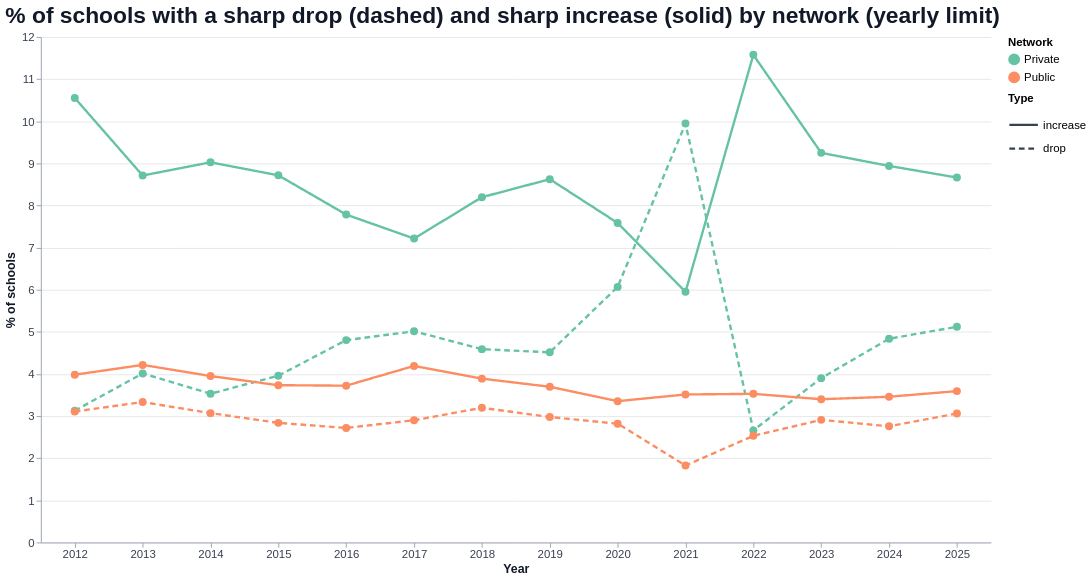
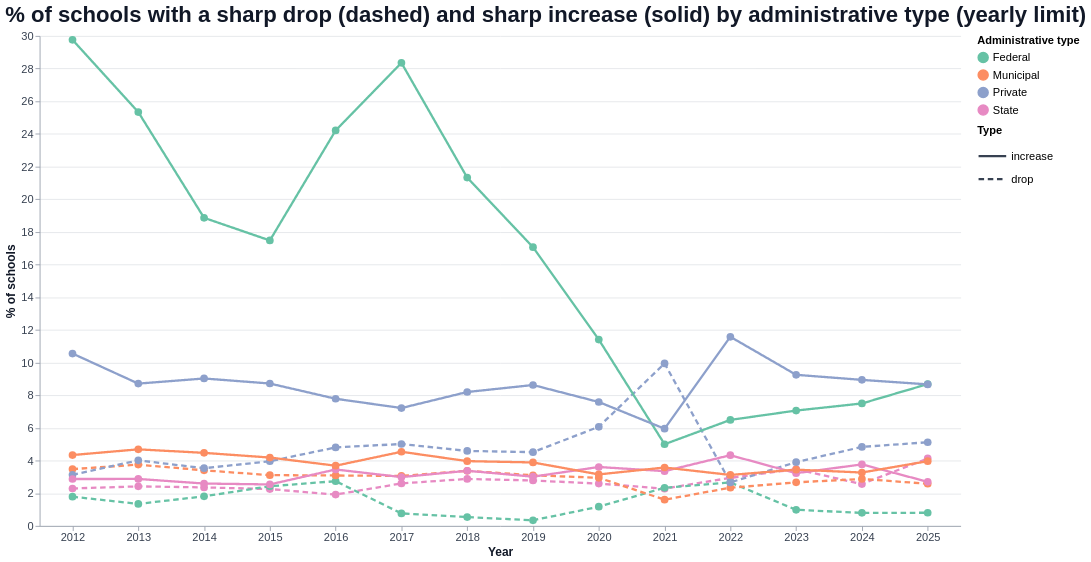
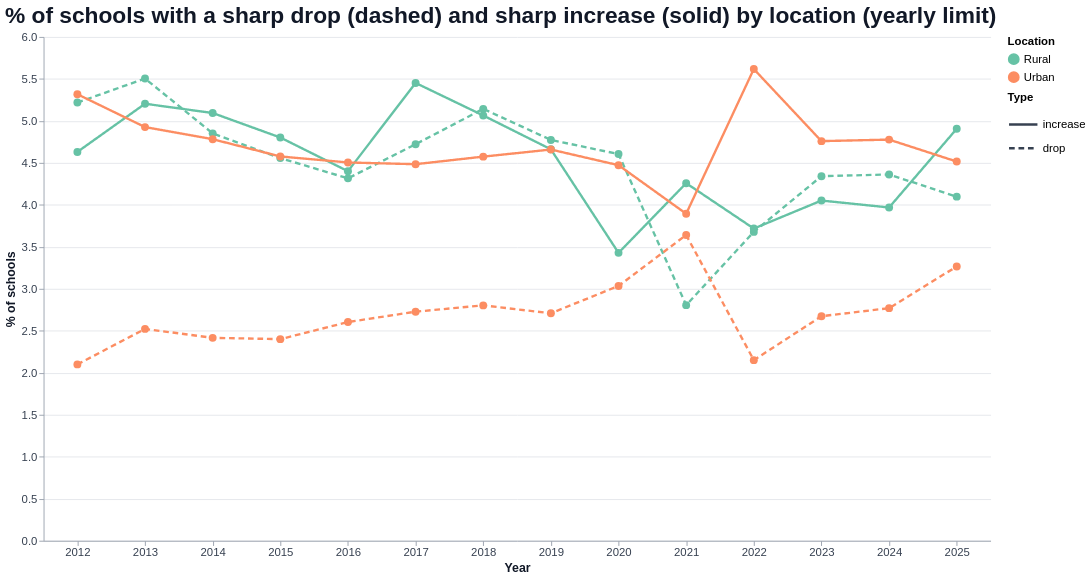
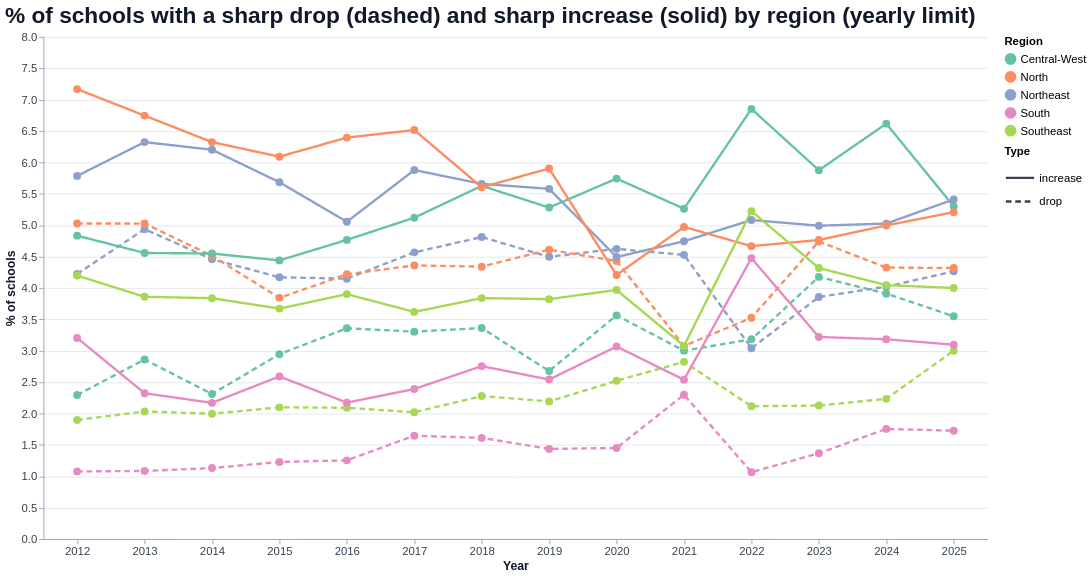

Notebook source saved alongside these figures, in order:
### Markdown cell above
## Etapa 6 — Cruzamento com rede, localização, região, UF e modalidade

Usa a flag escolhida em `LIMITE_PARA_CRUZAMENTO`. Sempre compara **proporção** dentro de cada categoria (não contagem).

### Code cell
FLAG = f"{PREFIXO}_{LIMITE_PARA_CRUZAMENTO}"
print("Flag usada nos cruzamentos:", FLAG, "->", ROTULO)


def proporcao_por(d, dim, flag):
    t = d.groupby(["ANO", dim]).agg(N=(flag, "size"), QUEDAS=(flag, "sum")).reset_index()
    t["PCT_QUEDA"] = t["QUEDAS"] / t["N"] * 100
    return t[t["N"] >= N_MIN_CATEGORIA]


def grafico_proporcao(t, dim):
    n_cat = t[dim].nunique()
    tip = ["ANO:O", f"{dim}:N", "N:Q", "QUEDAS:Q", alt.Tooltip("PCT_QUEDA:Q", format=".2f")]
    if n_cat <= 8:
        g = alt.Chart(t).mark_line(point=alt.OverlayMarkDef(size=70, filled=True), strokeWidth=2.5).encode(
            x=alt.X("ANO:O", title="Ano"), y=alt.Y("PCT_QUEDA:Q", title=f"% com {ROTULO}"),
            color=alt.Color(f"{dim}:N"), tooltip=tip).properties(width=LARGURA_GRAFICO, height=int(ALTURA_GRAFICO * 0.7))
    else:   # muitas categorias (ex.: UF) -> mapa de calor
        g = alt.Chart(t).mark_rect().encode(
            x=alt.X("ANO:O", title="Ano"), y=alt.Y(f"{dim}:N", title=dim),
            color=alt.Color("PCT_QUEDA:Q", scale=alt.Scale(scheme="orangered"), title="% marcadas"),
            tooltip=tip).properties(width=LARGURA_GRAFICO, height=max(300, 20 * n_cat))
    return estilizar(g.properties(title=f"% de escolas com {ROTULO} por {dim} (limite {LIMITE_PARA_CRUZAMENTO.lower()})"))


def proporcao_por_tipo(d, dim, modo):
    """% de escolas com QUEDA e com AUMENTO brusco, separados, por ano e categoria de `dim`."""
    partes = []
    for tipo, rotulo in (("QUEDA", "queda"), ("AUMENTO", "aumento")):
        col = f"{tipo}_{modo}"
        t = d.groupby(["ANO", dim]).agg(N=(col, "size"), MARCADAS=(col, "sum")).reset_index()
        t["PCT"] = t["MARCADAS"] / t["N"] * 100
        t["tipo"] = rotulo
        partes.append(t)
    t = pd.concat(partes, ignore_index=True)
    return t[t["N"] >= N_MIN_CATEGORIA]


def grafico_proporcao_tipos(t, dim):
    """Uma linha por categoria e tipo: cor = categoria; contínua = aumento, tracejada = queda."""
    tip = ["ANO:O", f"{dim}:N", "tipo:N", "N:Q", "MARCADAS:Q", alt.Tooltip("PCT:Q", format=".2f", title="% marcadas")]
    g = alt.Chart(t).mark_line(point=alt.OverlayMarkDef(size=70, filled=True), strokeWidth=2.5).encode(
        x=alt.X("ANO:O", title="Ano", axis=alt.Axis(labelAngle=0)),
        y=alt.Y("PCT:Q", title="% de escolas"),
        color=alt.Color(f"{dim}:N", title=dim),
        strokeDash=alt.StrokeDash("tipo:N", title="Tipo",
                                  scale=alt.Scale(domain=["aumento", "queda"], range=[[1, 0], [6, 4]]),
                                  legend=alt.Legend(symbolType="stroke", symbolStrokeColor="#374151", symbolStrokeWidth=2.5,
                                                     symbolSize=900, symbolFillColor="transparent")),
        tooltip=tip,
    ).properties(width=LARGURA_GRAFICO, height=int(ALTURA_GRAFICO * 0.7))
    return estilizar(g.properties(
        title=f"% de escolas com queda (tracejada) e aumento (contínua) brusco por {dim} "
              f"(limite {LIMITE_PARA_CRUZAMENTO.lower()})"))


def relatar_cruzamentos(d):
    for dim in DIMS:
        # DIRECAO = "ambos": queda e aumento em linhas separadas (só para dimensões com poucas categorias;
        # dimensões com muitas categorias, como UF, continuam em mapa de calor com a marcação combinada).
        if DIRECAO == "ambos" and d[dim].nunique() <= 8:
            t = proporcao_por_tipo(d, dim, LIMITE_PARA_CRUZAMENTO)
            if t.empty:
                mostrar_texto(f"[{dim}] nenhuma categoria com pelo menos {N_MIN_CATEGORIA} escolas/ano.", nivel="aviso")
                continue
            mostrar(grafico_proporcao_tipos(t, dim), f"% de escolas com queda e com aumento brusco por {dim}")
            continue
        t = proporcao_por(d, dim, FLAG)
        if t.empty:
            mostrar_texto(f"[{dim}] nenhuma categoria com pelo menos {N_MIN_CATEGORIA} escolas/ano.", nivel="aviso")
            continue
        mostrar(grafico_proporcao(t, dim), f"% de escolas com {ROTULO} por {dim}")


secao("Etapa 6 — Cruzamentos")
relatar_cruzamentos(dados)

### Figure 1 — Vega-Lite specification as saved in the notebook (floating-point values rounded to 4 significant figures)
{"config": {"view": {"continuousWidth": 300, "continuousHeight": 300, "stroke": null}, "axis": {"domainColor": "#9CA3AF", "gridColor": "#E5E7EB", "labelColor": "#374151", "labelFontSize": 12, "tickColor": "#9CA3AF", "titleColor": "#111827", "titleFontSize": 13}, "legend": {"labelFontSize": 12, "labelLimit": 400, "symbolSize": 120, "titleFontSize": 12}, "range": {"category": {"scheme": "set2"}}, "title": {"anchor": "start", "color": "#111827", "fontSize": 24, "subtitleColor": "#6B7280", "subtitleFontSize": 14}}, "data": {"name": "data-4baabe1fd6b978600831f219b57f75db"}, "mark": {"type": "line", "point": {"filled": true, "size": 70}, "strokeWidth": 2.5}, "datasets": {"data-4baabe1fd6b978600831f219b57f75db": [{"ANO": 2012, "REDE": "Private", "N": 18894, "MARCADAS": 591, "PCT": 3.128, "tipo": "drop"}, {"ANO": 2012, "REDE": "Public", "N": 92770, "MARCADAS": 2884, "PCT": 3.109, "tipo": "drop"}, {"ANO": 2013, "REDE": "Private", "N": 19686, "MARCADAS": 790, "PCT": 4.013, "tipo": "drop"}, {"ANO": 2013, "REDE": "Public", "N": 91283, "MARCADAS": 3043, "PCT": 3.334, "tipo": "drop"}, {"ANO": 2014, "REDE": "Private", "N": 20075, "MARCADAS": 709, "PCT": 3.532, "tipo": "drop"}, {"ANO": 2014, "REDE": "Public", "N": 90084, "MARCADAS": 2766, "PCT": 3.07, "tipo": "drop"}, {"ANO": 2015, "REDE": "Private", "N": 19984, "MARCADAS": 791, "PCT": 3.958, "tipo": "drop"}, {"ANO": 2015, "REDE": "Public", "N": 89427, "MARCADAS": 2539, "PCT": 2.839, "tipo": "drop"}, {"ANO": 2016, "REDE": "Private", "N": 20129, "MARCADAS": 967, "PCT": 4.804, "tipo": "drop"}, {"ANO": 2016, "REDE": "Public", "N": 88646, "MARCADAS": 2410, "PCT": 2.719, "tipo": "drop"}, {"ANO": 2017, "REDE": "Private", "N": 20441, "MARCADAS": 1025, "PCT": 5.014, "tipo": "drop"}, {"ANO": 2017, "REDE": "Public", "N": 87849, "MARCADAS": 2549, "PCT": 2.902, "tipo": "drop"}, {"ANO": 2018, "REDE": "Private", "N": 20568, "MARCADAS": 944, "PCT": 4.59, "tipo": "drop"}, {"ANO": 2018, "REDE": "Public", "N": 87077, "MARCADAS": 2784, "PCT": 3.197, "tipo": "drop"}, {"ANO": 2019, "REDE": "Private", "N": 20892, "MARCADAS": 943, "PCT": 4.514, "tipo": "drop"}, {"ANO": 2019, "REDE": "Public", "N": 86049, "MARCADAS": 2563, "PCT": 2.979, "tipo": "drop"}, {"ANO": 2020, "REDE": "Private", "N": 20946, "MARCADAS": 1271, "PCT": 6.068, "tipo": "drop"}, {"ANO": 2020, "REDE": "Public", "N": 85252, "MARCADAS": 2404, "PCT": 2.82, "tipo": "drop"}, {"ANO": 2021, "REDE": "Private", "N": 20602, "MARCADAS": 2049, "PCT": 9.946, "tipo": "drop"}, {"ANO": 2021, "REDE": "Public", "N": 84470, "MARCADAS": 1542, "PCT": 1.826, "tipo": "drop"}, {"ANO": 2022, "REDE": "Private", "N": 20591, "MARCADAS": 548, "PCT": 2.661, "tipo": "drop"}, {"ANO": 2022, "REDE": "Public", "N": 84086, "MARCADAS": 2129, "PCT": 2.532, "tipo": "drop"}, {"ANO": 2023, "REDE": "Private", "N": 20940, "MARCADAS": 817, "PCT": 3.902, "tipo": "drop"}, {"ANO": 2023, "REDE": "Public", "N": 83425, "MARCADAS": 2428, "PCT": 2.91, "tipo": "drop"}, {"ANO": 2024, "REDE": "Private", "N": 21050, "MARCADAS": 1018, "PCT": 4.836, "tipo": "drop"}, {"ANO": 2024, "REDE": "Public", "N": 82878, "MARCADAS": 2286, "PCT": 2.758, "tipo": "drop"}, {"ANO": 2025, "REDE": "Private", "N": 20834, "MARCADAS": 1067, "PCT": 5.121, "tipo": "drop"}, {"ANO": 2025, "REDE": "Public", "N": 82548, "MARCADAS": 2528, "PCT": 3.062, "tipo": "drop"}, {"ANO": 2012, "REDE": "Private", "N": 18894, "MARCADAS": 1994, "PCT": 10.55, "tipo": "increase"}, {"ANO": 2012, "REDE": "Public", "N": 92770, "MARCADAS": 3695, "PCT": 3.983, "tipo": "increase"}, {"ANO": 2013, "REDE": "Private", "N": 19686, "MARCADAS": 1715, "PCT": 8.712, "tipo": "increase"}, {"ANO": 2013, "REDE": "Public", "N": 91283, "MARCADAS": 3848, "PCT": 4.215, "tipo": "increase"}, {"ANO": 2014, "REDE": "Private", "N": 20075, "MARCADAS": 1812, "PCT": 9.026, "tipo": "increase"}, {"ANO": 2014, "REDE": "Public", "N": 90084, "MARCADAS": 3560, "PCT": 3.952, "tipo": "increase"}, {"ANO": 2015, "REDE": "Private", "N": 19984, "MARCADAS": 1742, "PCT": 8.717, "tipo": "increase"}, {"ANO": 2015, "REDE": "Public", "N": 89427, "MARCADAS": 3339, "PCT": 3.734, "tipo": "increase"}, {"ANO": 2016, "REDE": "Private", "N": 20129, "MARCADAS": 1567, "PCT": 7.785, "tipo": "increase"}, {"ANO": 2016, "REDE": "Public", "N": 88646, "MARCADAS": 3300, "PCT": 3.723, "tipo": "increase"}, {"ANO": 2017, "REDE": "Private", "N": 20441, "MARCADAS": 1475, "PCT": 7.216, "tipo": "increase"}, {"ANO": 2017, "REDE": "Public", "N": 87849, "MARCADAS": 3682, "PCT": 4.191, "tipo": "increase"}, {"ANO": 2018, "REDE": "Private", "N": 20568, "MARCADAS": 1686, "PCT": 8.197, "tipo": "increase"}, {"ANO": 2018, "REDE": "Public", "N": 87077, "MARCADAS": 3387, "PCT": 3.89, "tipo": "increase"}, {"ANO": 2019, "REDE": "Private", "N": 20892, "MARCADAS": 1802, "PCT": 8.625, "tipo": "increase"}, {"ANO": 2019, "REDE": "Public", "N": 86049, "MARCADAS": 3181, "PCT": 3.697, "tipo": "increase"}, {"ANO": 2020, "REDE": "Private", "N": 20946, "MARCADAS": 1589, "PCT": 7.586, "tipo": "increase"}, {"ANO": 2020, "REDE": "Public", "N": 85252, "MARCADAS": 2860, "PCT": 3.355, "tipo": "increase"}, {"ANO": 2021, "REDE": "Private", "N": 20602, "MARCADAS": 1226, "PCT": 5.951, "tipo": "increase"}, {"ANO": 2021, "REDE": "Public", "N": 84470, "MARCADAS": 2968, "PCT": 3.514, "tipo": "increase"}, {"ANO": 2022, "REDE": "Private", "N": 20591, "MARCADAS": 2384, "PCT": 11.58, "tipo": "increase"}, {"ANO": 2022, "REDE": "Public", "N": 84086, "MARCADAS": 2967, "PCT": 3.529, "tipo": "increase"}, {"ANO": 2023, "REDE": "Private", "N": 20940, "MARCADAS": 1937, "PCT": 9.25, "tipo": "increase"}, {"ANO": 2023, "REDE": "Public", "N": 83425, "MARCADAS": 2837, "PCT": 3.401, "tipo": "increase"}, {"ANO": 2024, "REDE": "Private", "N": 21050, "MARCADAS": 1882, "PCT": 8.941, "tipo": "increase"}, {"ANO": 2024, "REDE": "Public", "N": 82878, "MARCADAS": 2867, "PCT": 3.459, "tipo": "increase"}, {"ANO": 2025, "REDE": "Private", "N": 20834, "MARCADAS": 1805, "PCT": 8.664, "tipo": "increase"}, {"ANO": 2025, "REDE": "Public", "N": 82548, "MARCADAS": 2966, "PCT": 3.593, "tipo": "increase"}]}, "encoding": {"color": {"field": "REDE", "title": "Network", "type": "nominal"}, "strokeDash": {"field": "tipo", "legend": {"symbolFillColor": "transparent", "symbolSize": 900, "symbolStrokeColor": "#374151", "symbolStrokeWidth": 2.5, "symbolType": "stroke"}, "scale": {"domain": ["increase", "drop"], "range": [[1, 0], [6, 4]]}, "title": "Type", "type": "nominal"}, "tooltip": [{"field": "ANO", "title": "Year", "type": "ordinal"}, {"field": "REDE", "title": "Network", "type": "nominal"}, {"field": "tipo", "title": "Type", "type": "nominal"}, {"field": "N", "title": "Schools", "type": "quantitative"}, {"field": "MARCADAS", "title": "Flagged schools", "type": "quantitative"}, {"field": "PCT", "format": ".2f", "title": "% flagged", "type": "quantitative"}], "x": {"axis": {"labelAngle": 0}, "field": "ANO", "title": "Year", "type": "ordinal"}, "y": {"field": "PCT", "title": "% of schools", "type": "quantitative"}}, "height": 532, "title": "% of schools with a sharp drop (dashed) and sharp increase (solid) by network (yearly limit)", "width": 1000, "$schema": "https://vega.github.io/schema/vega-lite/v6.4.1.json"}

### Figure 2 — Vega-Lite specification as saved in the notebook (floating-point values rounded to 4 significant figures)
{"config": {"view": {"continuousWidth": 300, "continuousHeight": 300, "stroke": null}, "axis": {"domainColor": "#9CA3AF", "gridColor": "#E5E7EB", "labelColor": "#374151", "labelFontSize": 12, "tickColor": "#9CA3AF", "titleColor": "#111827", "titleFontSize": 13}, "legend": {"labelFontSize": 12, "labelLimit": 400, "symbolSize": 120, "titleFontSize": 12}, "range": {"category": {"scheme": "set2"}}, "title": {"anchor": "start", "color": "#111827", "fontSize": 24, "subtitleColor": "#6B7280", "subtitleFontSize": 14}}, "data": {"name": "data-710f5b8becebfc70bbf59661008ffc2b"}, "mark": {"type": "line", "point": {"filled": true, "size": 70}, "strokeWidth": 2.5}, "datasets": {"data-710f5b8becebfc70bbf59661008ffc2b": [{"ANO": 2012, "DEP_ADM": "State", "N": 28255, "MARCADAS": 647, "PCT": 2.29, "tipo": "drop"}, {"ANO": 2012, "DEP_ADM": "Federal", "N": 336, "MARCADAS": 6, "PCT": 1.786, "tipo": "drop"}, {"ANO": 2012, "DEP_ADM": "Municipal", "N": 64179, "MARCADAS": 2231, "PCT": 3.476, "tipo": "drop"}, {"ANO": 2012, "DEP_ADM": "Private", "N": 18894, "MARCADAS": 591, "PCT": 3.128, "tipo": "drop"}, {"ANO": 2013, "DEP_ADM": "State", "N": 27976, "MARCADAS": 677, "PCT": 2.42, "tipo": "drop"}, {"ANO": 2013, "DEP_ADM": "Federal", "N": 371, "MARCADAS": 5, "PCT": 1.348, "tipo": "drop"}, {"ANO": 2013, "DEP_ADM": "Municipal", "N": 62936, "MARCADAS": 2361, "PCT": 3.751, "tipo": "drop"}, {"ANO": 2013, "DEP_ADM": "Private", "N": 19686, "MARCADAS": 790, "PCT": 4.013, "tipo": "drop"}, {"ANO": 2014, "DEP_ADM": "State", "N": 27881, "MARCADAS": 657, "PCT": 2.356, "tipo": "drop"}, {"ANO": 2014, "DEP_ADM": "Federal", "N": 387, "MARCADAS": 7, "PCT": 1.809, "tipo": "drop"}, {"ANO": 2014, "DEP_ADM": "Municipal", "N": 61816, "MARCADAS": 2102, "PCT": 3.4, "tipo": "drop"}, {"ANO": 2014, "DEP_ADM": "Private", "N": 20075, "MARCADAS": 709, "PCT": 3.532, "tipo": "drop"}, {"ANO": 2015, "DEP_ADM": "State", "N": 27816, "MARCADAS": 627, "PCT": 2.254, "tipo": "drop"}, {"ANO": 2015, "DEP_ADM": "Federal", "N": 412, "MARCADAS": 10, "PCT": 2.427, "tipo": "drop"}, {"ANO": 2015, "DEP_ADM": "Municipal", "N": 61199, "MARCADAS": 1902, "PCT": 3.108, "tipo": "drop"}, {"ANO": 2015, "DEP_ADM": "Private", "N": 19984, "MARCADAS": 791, "PCT": 3.958, "tipo": "drop"}, {"ANO": 2016, "DEP_ADM": "State", "N": 27766, "MARCADAS": 532, "PCT": 1.916, "tipo": "drop"}, {"ANO": 2016, "DEP_ADM": "Federal", "N": 475, "MARCADAS": 13, "PCT": 2.737, "tipo": "drop"}, {"ANO": 2016, "DEP_ADM": "Municipal", "N": 60405, "MARCADAS": 1865, "PCT": 3.087, "tipo": "drop"}, {"ANO": 2016, "DEP_ADM": "Private", "N": 20129, "MARCADAS": 967, "PCT": 4.804, "tipo": "drop"}, {"ANO": 2017, "DEP_ADM": "State", "N": 27679, "MARCADAS": 720, "PCT": 2.601, "tipo": "drop"}, {"ANO": 2017, "DEP_ADM": "Federal", "N": 522, "MARCADAS": 4, "PCT": 0.7663, "tipo": "drop"}, {"ANO": 2017, "DEP_ADM": "Municipal", "N": 59648, "MARCADAS": 1825, "PCT": 3.06, "tipo": "drop"}, {"ANO": 2017, "DEP_ADM": "Private", "N": 20441, "MARCADAS": 1025, "PCT": 5.014, "tipo": "drop"}, {"ANO": 2018, "DEP_ADM": "State", "N": 27585, "MARCADAS": 793, "PCT": 2.875, "tipo": "drop"}, {"ANO": 2018, "DEP_ADM": "Federal", "N": 558, "MARCADAS": 3, "PCT": 0.5376, "tipo": "drop"}, {"ANO": 2018, "DEP_ADM": "Municipal", "N": 58934, "MARCADAS": 1988, "PCT": 3.373, "tipo": "drop"}, {"ANO": 2018, "DEP_ADM": "Private", "N": 20568, "MARCADAS": 944, "PCT": 4.59, "tipo": "drop"}, {"ANO": 2019, "DEP_ADM": "State", "N": 27443, "MARCADAS": 763, "PCT": 2.78, "tipo": "drop"}, {"ANO": 2019, "DEP_ADM": "Federal", "N": 586, "MARCADAS": 2, "PCT": 0.3413, "tipo": "drop"}, {"ANO": 2019, "DEP_ADM": "Municipal", "N": 58020, "MARCADAS": 1798, "PCT": 3.099, "tipo": "drop"}, {"ANO": 2019, "DEP_ADM": "Private", "N": 20892, "MARCADAS": 943, "PCT": 4.514, "tipo": "drop"}, {"ANO": 2020, "DEP_ADM": "State", "N": 27175, "MARCADAS": 704, "PCT": 2.591, "tipo": "drop"}, {"ANO": 2020, "DEP_ADM": "Federal", "N": 596, "MARCADAS": 7, "PCT": 1.174, "tipo": "drop"}, {"ANO": 2020, "DEP_ADM": "Municipal", "N": 57481, "MARCADAS": 1693, "PCT": 2.945, "tipo": "drop"}, {"ANO": 2020, "DEP_ADM": "Private", "N": 20946, "MARCADAS": 1271, "PCT": 6.068, "tipo": "drop"}, {"ANO": 2021, "DEP_ADM": "State", "N": 27025, "MARCADAS": 616, "PCT": 2.279, "tipo": "drop"}, {"ANO": 2021, "DEP_ADM": "Federal", "N": 600, "MARCADAS": 14, "PCT": 2.333, "tipo": "drop"}, {"ANO": 2021, "DEP_ADM": "Municipal", "N": 56845, "MARCADAS": 912, "PCT": 1.604, "tipo": "drop"}, {"ANO": 2021, "DEP_ADM": "Private", "N": 20602, "MARCADAS": 2049, "PCT": 9.946, "tipo": "drop"}, {"ANO": 2022, "DEP_ADM": "State", "N": 26784, "MARCADAS": 788, "PCT": 2.942, "tipo": "drop"}, {"ANO": 2022, "DEP_ADM": "Federal", "N": 601, "MARCADAS": 16, "PCT": 2.662, "tipo": "drop"}, {"ANO": 2022, "DEP_ADM": "Municipal", "N": 56701, "MARCADAS": 1325, "PCT": 2.337, "tipo": "drop"}, {"ANO": 2022, "DEP_ADM": "Private", "N": 20591, "MARCADAS": 548, "PCT": 2.661, "tipo": "drop"}, {"ANO": 2023, "DEP_ADM": "State", "N": 26638, "MARCADAS": 925, "PCT": 3.472, "tipo": "drop"}, {"ANO": 2023, "DEP_ADM": "Federal", "N": 609, "MARCADAS": 6, "PCT": 0.9852, "tipo": "drop"}, {"ANO": 2023, "DEP_ADM": "Municipal", "N": 56178, "MARCADAS": 1497, "PCT": 2.665, "tipo": "drop"}, {"ANO": 2023, "DEP_ADM": "Private", "N": 20940, "MARCADAS": 817, "PCT": 3.902, "tipo": "drop"}, {"ANO": 2024, "DEP_ADM": "State", "N": 26536, "MARCADAS": 679, "PCT": 2.559, "tipo": "drop"}, {"ANO": 2024, "DEP_ADM": "Federal", "N": 627, "MARCADAS": 5, "PCT": 0.7974, "tipo": "drop"}, {"ANO": 2024, "DEP_ADM": "Municipal", "N": 55715, "MARCADAS": 1602, "PCT": 2.875, "tipo": "drop"}, {"ANO": 2024, "DEP_ADM": "Private", "N": 21050, "MARCADAS": 1018, "PCT": 4.836, "tipo": "drop"}, {"ANO": 2025, "DEP_ADM": "State", "N": 26440, "MARCADAS": 1092, "PCT": 4.13, "tipo": "drop"}, {"ANO": 2025, "DEP_ADM": "Federal", "N": 622, "MARCADAS": 5, "PCT": 0.8039, "tipo": "drop"}, {"ANO": 2025, "DEP_ADM": "Municipal", "N": 55486, "MARCADAS": 1431, "PCT": 2.579, "tipo": "drop"}, {"ANO": 2025, "DEP_ADM": "Private", "N": 20834, "MARCADAS": 1067, "PCT": 5.121, "tipo": "drop"}, {"ANO": 2012, "DEP_ADM": "State", "N": 28255, "MARCADAS": 811, "PCT": 2.87, "tipo": "increase"}, {"ANO": 2012, "DEP_ADM": "Federal", "N": 336, "MARCADAS": 100, "PCT": 29.76, "tipo": "increase"}, {"ANO": 2012, "DEP_ADM": "Municipal", "N": 64179, "MARCADAS": 2784, "PCT": 4.338, "tipo": "increase"}, {"ANO": 2012, "DEP_ADM": "Private", "N": 18894, "MARCADAS": 1994, "PCT": 10.55, "tipo": "increase"}, {"ANO": 2013, "DEP_ADM": "State", "N": 27976, "MARCADAS": 804, "PCT": 2.874, "tipo": "increase"}, {"ANO": 2013, "DEP_ADM": "Federal", "N": 371, "MARCADAS": 94, "PCT": 25.34, "tipo": "increase"}, {"ANO": 2013, "DEP_ADM": "Municipal", "N": 62936, "MARCADAS": 2950, "PCT": 4.687, "tipo": "increase"}, {"ANO": 2013, "DEP_ADM": "Private", "N": 19686, "MARCADAS": 1715, "PCT": 8.712, "tipo": "increase"}, {"ANO": 2014, "DEP_ADM": "State", "N": 27881, "MARCADAS": 723, "PCT": 2.593, "tipo": "increase"}, {"ANO": 2014, "DEP_ADM": "Federal", "N": 387, "MARCADAS": 73, "PCT": 18.86, "tipo": "increase"}, {"ANO": 2014, "DEP_ADM": "Municipal", "N": 61816, "MARCADAS": 2764, "PCT": 4.471, "tipo": "increase"}, {"ANO": 2014, "DEP_ADM": "Private", "N": 20075, "MARCADAS": 1812, "PCT": 9.026, "tipo": "increase"}, {"ANO": 2015, "DEP_ADM": "State", "N": 27816, "MARCADAS": 706, "PCT": 2.538, "tipo": "increase"}, {"ANO": 2015, "DEP_ADM": "Federal", "N": 412, "MARCADAS": 72, "PCT": 17.48, "tipo": "increase"}, {"ANO": 2015, "DEP_ADM": "Municipal", "N": 61199, "MARCADAS": 2561, "PCT": 4.185, "tipo": "increase"}, {"ANO": 2015, "DEP_ADM": "Private", "N": 19984, "MARCADAS": 1742, "PCT": 8.717, "tipo": "increase"}, {"ANO": 2016, "DEP_ADM": "State", "N": 27766, "MARCADAS": 959, "PCT": 3.454, "tipo": "increase"}, {"ANO": 2016, "DEP_ADM": "Federal", "N": 475, "MARCADAS": 115, "PCT": 24.21, "tipo": "increase"}, {"ANO": 2016, "DEP_ADM": "Municipal", "N": 60405, "MARCADAS": 2226, "PCT": 3.685, "tipo": "increase"}, {"ANO": 2016, "DEP_ADM": "Private", "N": 20129, "MARCADAS": 1567, "PCT": 7.785, "tipo": "increase"}, {"ANO": 2017, "DEP_ADM": "State", "N": 27679, "MARCADAS": 827, "PCT": 2.988, "tipo": "increase"}, {"ANO": 2017, "DEP_ADM": "Federal", "N": 522, "MARCADAS": 148, "PCT": 28.35, "tipo": "increase"}, {"ANO": 2017, "DEP_ADM": "Municipal", "N": 59648, "MARCADAS": 2707, "PCT": 4.538, "tipo": "increase"}, {"ANO": 2017, "DEP_ADM": "Private", "N": 20441, "MARCADAS": 1475, "PCT": 7.216, "tipo": "increase"}, {"ANO": 2018, "DEP_ADM": "State", "N": 27585, "MARCADAS": 931, "PCT": 3.375, "tipo": "increase"}, {"ANO": 2018, "DEP_ADM": "Federal", "N": 558, "MARCADAS": 119, "PCT": 21.33, "tipo": "increase"}, {"ANO": 2018, "DEP_ADM": "Municipal", "N": 58934, "MARCADAS": 2337, "PCT": 3.965, "tipo": "increase"}, {"ANO": 2018, "DEP_ADM": "Private", "N": 20568, "MARCADAS": 1686, "PCT": 8.197, "tipo": "increase"}, {"ANO": 2019, "DEP_ADM": "State", "N": 27443, "MARCADAS": 827, "PCT": 3.014, "tipo": "increase"}, {"ANO": 2019, "DEP_ADM": "Federal", "N": 586, "MARCADAS": 100, "PCT": 17.06, "tipo": "increase"}, {"ANO": 2019, "DEP_ADM": "Municipal", "N": 58020, "MARCADAS": 2254, "PCT": 3.885, "tipo": "increase"}, {"ANO": 2019, "DEP_ADM": "Private", "N": 20892, "MARCADAS": 1802, "PCT": 8.625, "tipo": "increase"}, {"ANO": 2020, "DEP_ADM": "State", "N": 27175, "MARCADAS": 980, "PCT": 3.606, "tipo": "increase"}, {"ANO": 2020, "DEP_ADM": "Federal", "N": 596, "MARCADAS": 68, "PCT": 11.41, "tipo": "increase"}, {"ANO": 2020, "DEP_ADM": "Municipal", "N": 57481, "MARCADAS": 1812, "PCT": 3.152, "tipo": "increase"}, {"ANO": 2020, "DEP_ADM": "Private", "N": 20946, "MARCADAS": 1589, "PCT": 7.586, "tipo": "increase"}, {"ANO": 2021, "DEP_ADM": "State", "N": 27025, "MARCADAS": 906, "PCT": 3.352, "tipo": "increase"}, {"ANO": 2021, "DEP_ADM": "Federal", "N": 600, "MARCADAS": 30, "PCT": 5.0, "tipo": "increase"}, {"ANO": 2021, "DEP_ADM": "Municipal", "N": 56845, "MARCADAS": 2032, "PCT": 3.575, "tipo": "increase"}, {"ANO": 2021, "DEP_ADM": "Private", "N": 20602, "MARCADAS": 1226, "PCT": 5.951, "tipo": "increase"}, {"ANO": 2022, "DEP_ADM": "State", "N": 26784, "MARCADAS": 1159, "PCT": 4.327, "tipo": "increase"}, {"ANO": 2022, "DEP_ADM": "Federal", "N": 601, "MARCADAS": 39, "PCT": 6.489, "tipo": "increase"}, {"ANO": 2022, "DEP_ADM": "Municipal", "N": 56701, "MARCADAS": 1769, "PCT": 3.12, "tipo": "increase"}, {"ANO": 2022, "DEP_ADM": "Private", "N": 20591, "MARCADAS": 2384, "PCT": 11.58, "tipo": "increase"}, {"ANO": 2023, "DEP_ADM": "State", "N": 26638, "MARCADAS": 860, "PCT": 3.228, "tipo": "increase"}, {"ANO": 2023, "DEP_ADM": "Federal", "N": 609, "MARCADAS": 43, "PCT": 7.061, "tipo": "increase"}, {"ANO": 2023, "DEP_ADM": "Municipal", "N": 56178, "MARCADAS": 1934, "PCT": 3.443, "tipo": "increase"}, {"ANO": 2023, "DEP_ADM": "Private", "N": 20940, "MARCADAS": 1937, "PCT": 9.25, "tipo": "increase"}, {"ANO": 2024, "DEP_ADM": "State", "N": 26536, "MARCADAS": 999, "PCT": 3.765, "tipo": "increase"}, {"ANO": 2024, "DEP_ADM": "Federal", "N": 627, "MARCADAS": 47, "PCT": 7.496, "tipo": "increase"}, {"ANO": 2024, "DEP_ADM": "Municipal", "N": 55715, "MARCADAS": 1821, "PCT": 3.268, "tipo": "increase"}, {"ANO": 2024, "DEP_ADM": "Private", "N": 21050, "MARCADAS": 1882, "PCT": 8.941, "tipo": "increase"}, {"ANO": 2025, "DEP_ADM": "State", "N": 26440, "MARCADAS": 714, "PCT": 2.7, "tipo": "increase"}, {"ANO": 2025, "DEP_ADM": "Federal", "N": 622, "MARCADAS": 54, "PCT": 8.682, "tipo": "increase"}, {"ANO": 2025, "DEP_ADM": "Municipal", "N": 55486, "MARCADAS": 2198, "PCT": 3.961, "tipo": "increase"}, {"ANO": 2025, "DEP_ADM": "Private", "N": 20834, "MARCADAS": 1805, "PCT": 8.664, "tipo": "increase"}]}, "encoding": {"color": {"field": "DEP_ADM", "title": "Administrative type", "type": "nominal"}, "strokeDash": {"field": "tipo", "legend": {"symbolFillColor": "transparent", "symbolSize": 900, "symbolStrokeColor": "#374151", "symbolStrokeWidth": 2.5, "symbolType": "stroke"}, "scale": {"domain": ["increase", "drop"], "range": [[1, 0], [6, 4]]}, "title": "Type", "type": "nominal"}, "tooltip": [{"field": "ANO", "title": "Year", "type": "ordinal"}, {"field": "DEP_ADM", "title": "Administrative type", "type": "nominal"}, {"field": "tipo", "title": "Type", "type": "nominal"}, {"field": "N", "title": "Schools", "type": "quantitative"}, {"field": "MARCADAS", "title": "Flagged schools", "type": "quantitative"}, {"field": "PCT", "format": ".2f", "title": "% flagged", "type": "quantitative"}], "x": {"axis": {"labelAngle": 0}, "field": "ANO", "title": "Year", "type": "ordinal"}, "y": {"field": "PCT", "title": "% of schools", "type": "quantitative"}}, "height": 532, "title": "% of schools with a sharp drop (dashed) and sharp increase (solid) by administrative type (yearly limit)", "width": 1000, "$schema": "https://vega.github.io/schema/vega-lite/v6.4.1.json"}

### Figure 3 — Vega-Lite specification as saved in the notebook (floating-point values rounded to 4 significant figures)
{"config": {"view": {"continuousWidth": 300, "continuousHeight": 300, "stroke": null}, "axis": {"domainColor": "#9CA3AF", "gridColor": "#E5E7EB", "labelColor": "#374151", "labelFontSize": 12, "tickColor": "#9CA3AF", "titleColor": "#111827", "titleFontSize": 13}, "legend": {"labelFontSize": 12, "labelLimit": 400, "symbolSize": 120, "titleFontSize": 12}, "range": {"category": {"scheme": "set2"}}, "title": {"anchor": "start", "color": "#111827", "fontSize": 24, "subtitleColor": "#6B7280", "subtitleFontSize": 14}}, "data": {"name": "data-2d0dbb63b51a0ff5516cd511aff24343"}, "mark": {"type": "line", "point": {"filled": true, "size": 70}, "strokeWidth": 2.5}, "datasets": {"data-2d0dbb63b51a0ff5516cd511aff24343": [{"ANO": 2012, "LOCALIZACAO": "Rural", "N": 36238, "MARCADAS": 1891, "PCT": 5.218, "tipo": "drop"}, {"ANO": 2012, "LOCALIZACAO": "Urban", "N": 75426, "MARCADAS": 1584, "PCT": 2.1, "tipo": "drop"}, {"ANO": 2013, "LOCALIZACAO": "Rural", "N": 34663, "MARCADAS": 1908, "PCT": 5.504, "tipo": "drop"}, {"ANO": 2013, "LOCALIZACAO": "Urban", "N": 76306, "MARCADAS": 1925, "PCT": 2.523, "tipo": "drop"}, {"ANO": 2014, "LOCALIZACAO": "Rural", "N": 33392, "MARCADAS": 1620, "PCT": 4.851, "tipo": "drop"}, {"ANO": 2014, "LOCALIZACAO": "Urban", "N": 76767, "MARCADAS": 1855, "PCT": 2.416, "tipo": "drop"}, {"ANO": 2015, "LOCALIZACAO": "Rural", "N": 32610, "MARCADAS": 1486, "PCT": 4.557, "tipo": "drop"}, {"ANO": 2015, "LOCALIZACAO": "Urban", "N": 76801, "MARCADAS": 1844, "PCT": 2.401, "tipo": "drop"}, {"ANO": 2016, "LOCALIZACAO": "Rural", "N": 31791, "MARCADAS": 1372, "PCT": 4.316, "tipo": "drop"}, {"ANO": 2016, "LOCALIZACAO": "Urban", "N": 76984, "MARCADAS": 2005, "PCT": 2.604, "tipo": "drop"}, {"ANO": 2017, "LOCALIZACAO": "Rural", "N": 31089, "MARCADAS": 1468, "PCT": 4.722, "tipo": "drop"}, {"ANO": 2017, "LOCALIZACAO": "Urban", "N": 77201, "MARCADAS": 2106, "PCT": 2.728, "tipo": "drop"}, {"ANO": 2018, "LOCALIZACAO": "Rural", "N": 30368, "MARCADAS": 1562, "PCT": 5.144, "tipo": "drop"}, {"ANO": 2018, "LOCALIZACAO": "Urban", "N": 77277, "MARCADAS": 2166, "PCT": 2.803, "tipo": "drop"}, {"ANO": 2019, "LOCALIZACAO": "Rural", "N": 29496, "MARCADAS": 1408, "PCT": 4.774, "tipo": "drop"}, {"ANO": 2019, "LOCALIZACAO": "Urban", "N": 77445, "MARCADAS": 2098, "PCT": 2.709, "tipo": "drop"}, {"ANO": 2020, "LOCALIZACAO": "Rural", "N": 28817, "MARCADAS": 1327, "PCT": 4.605, "tipo": "drop"}, {"ANO": 2020, "LOCALIZACAO": "Urban", "N": 77381, "MARCADAS": 2348, "PCT": 3.034, "tipo": "drop"}, {"ANO": 2021, "LOCALIZACAO": "Rural", "N": 28087, "MARCADAS": 788, "PCT": 2.806, "tipo": "drop"}, {"ANO": 2021, "LOCALIZACAO": "Urban", "N": 76985, "MARCADAS": 2803, "PCT": 3.641, "tipo": "drop"}, {"ANO": 2022, "LOCALIZACAO": "Rural", "N": 27866, "MARCADAS": 1025, "PCT": 3.678, "tipo": "drop"}, {"ANO": 2022, "LOCALIZACAO": "Urban", "N": 76811, "MARCADAS": 1652, "PCT": 2.151, "tipo": "drop"}, {"ANO": 2023, "LOCALIZACAO": "Rural", "N": 27249, "MARCADAS": 1183, "PCT": 4.341, "tipo": "drop"}, {"ANO": 2023, "LOCALIZACAO": "Urban", "N": 77116, "MARCADAS": 2062, "PCT": 2.674, "tipo": "drop"}, {"ANO": 2024, "LOCALIZACAO": "Rural", "N": 26708, "MARCADAS": 1165, "PCT": 4.362, "tipo": "drop"}, {"ANO": 2024, "LOCALIZACAO": "Urban", "N": 77220, "MARCADAS": 2139, "PCT": 2.77, "tipo": "drop"}, {"ANO": 2025, "LOCALIZACAO": "Rural", "N": 26233, "MARCADAS": 1075, "PCT": 4.098, "tipo": "drop"}, {"ANO": 2025, "LOCALIZACAO": "Urban", "N": 77149, "MARCADAS": 2520, "PCT": 3.266, "tipo": "drop"}, {"ANO": 2012, "LOCALIZACAO": "Rural", "N": 36238, "MARCADAS": 1678, "PCT": 4.63, "tipo": "increase"}, {"ANO": 2012, "LOCALIZACAO": "Urban", "N": 75426, "MARCADAS": 4011, "PCT": 5.318, "tipo": "increase"}, {"ANO": 2013, "LOCALIZACAO": "Rural", "N": 34663, "MARCADAS": 1804, "PCT": 5.204, "tipo": "increase"}, {"ANO": 2013, "LOCALIZACAO": "Urban", "N": 76306, "MARCADAS": 3759, "PCT": 4.926, "tipo": "increase"}, {"ANO": 2014, "LOCALIZACAO": "Rural", "N": 33392, "MARCADAS": 1701, "PCT": 5.094, "tipo": "increase"}, {"ANO": 2014, "LOCALIZACAO": "Urban", "N": 76767, "MARCADAS": 3671, "PCT": 4.782, "tipo": "increase"}, {"ANO": 2015, "LOCALIZACAO": "Rural", "N": 32610, "MARCADAS": 1566, "PCT": 4.802, "tipo": "increase"}, {"ANO": 2015, "LOCALIZACAO": "Urban", "N": 76801, "MARCADAS": 3515, "PCT": 4.577, "tipo": "increase"}, {"ANO": 2016, "LOCALIZACAO": "Rural", "N": 31791, "MARCADAS": 1399, "PCT": 4.401, "tipo": "increase"}, {"ANO": 2016, "LOCALIZACAO": "Urban", "N": 76984, "MARCADAS": 3468, "PCT": 4.505, "tipo": "increase"}, {"ANO": 2017, "LOCALIZACAO": "Rural", "N": 31089, "MARCADAS": 1695, "PCT": 5.452, "tipo": "increase"}, {"ANO": 2017, "LOCALIZACAO": "Urban", "N": 77201, "MARCADAS": 3462, "PCT": 4.484, "tipo": "increase"}, {"ANO": 2018, "LOCALIZACAO": "Rural", "N": 30368, "MARCADAS": 1538, "PCT": 5.065, "tipo": "increase"}, {"ANO": 2018, "LOCALIZACAO": "Urban", "N": 77277, "MARCADAS": 3535, "PCT": 4.574, "tipo": "increase"}, {"ANO": 2019, "LOCALIZACAO": "Rural", "N": 29496, "MARCADAS": 1375, "PCT": 4.662, "tipo": "increase"}, {"ANO": 2019, "LOCALIZACAO": "Urban", "N": 77445, "MARCADAS": 3608, "PCT": 4.659, "tipo": "increase"}, {"ANO": 2020, "LOCALIZACAO": "Rural", "N": 28817, "MARCADAS": 988, "PCT": 3.429, "tipo": "increase"}, {"ANO": 2020, "LOCALIZACAO": "Urban", "N": 77381, "MARCADAS": 3461, "PCT": 4.473, "tipo": "increase"}, {"ANO": 2021, "LOCALIZACAO": "Rural", "N": 28087, "MARCADAS": 1196, "PCT": 4.258, "tipo": "increase"}, {"ANO": 2021, "LOCALIZACAO": "Urban", "N": 76985, "MARCADAS": 2998, "PCT": 3.894, "tipo": "increase"}, {"ANO": 2022, "LOCALIZACAO": "Rural", "N": 27866, "MARCADAS": 1036, "PCT": 3.718, "tipo": "increase"}, {"ANO": 2022, "LOCALIZACAO": "Urban", "N": 76811, "MARCADAS": 4315, "PCT": 5.618, "tipo": "increase"}, {"ANO": 2023, "LOCALIZACAO": "Rural", "N": 27249, "MARCADAS": 1104, "PCT": 4.052, "tipo": "increase"}, {"ANO": 2023, "LOCALIZACAO": "Urban", "N": 77116, "MARCADAS": 3670, "PCT": 4.759, "tipo": "increase"}, {"ANO": 2024, "LOCALIZACAO": "Rural", "N": 26708, "MARCADAS": 1060, "PCT": 3.969, "tipo": "increase"}, {"ANO": 2024, "LOCALIZACAO": "Urban", "N": 77220, "MARCADAS": 3689, "PCT": 4.777, "tipo": "increase"}, {"ANO": 2025, "LOCALIZACAO": "Rural", "N": 26233, "MARCADAS": 1287, "PCT": 4.906, "tipo": "increase"}, {"ANO": 2025, "LOCALIZACAO": "Urban", "N": 77149, "MARCADAS": 3484, "PCT": 4.516, "tipo": "increase"}]}, "encoding": {"color": {"field": "LOCALIZACAO", "title": "Location", "type": "nominal"}, "strokeDash": {"field": "tipo", "legend": {"symbolFillColor": "transparent", "symbolSize": 900, "symbolStrokeColor": "#374151", "symbolStrokeWidth": 2.5, "symbolType": "stroke"}, "scale": {"domain": ["increase", "drop"], "range": [[1, 0], [6, 4]]}, "title": "Type", "type": "nominal"}, "tooltip": [{"field": "ANO", "title": "Year", "type": "ordinal"}, {"field": "LOCALIZACAO", "title": "Location", "type": "nominal"}, {"field": "tipo", "title": "Type", "type": "nominal"}, {"field": "N", "title": "Schools", "type": "quantitative"}, {"field": "MARCADAS", "title": "Flagged schools", "type": "quantitative"}, {"field": "PCT", "format": ".2f", "title": "% flagged", "type": "quantitative"}], "x": {"axis": {"labelAngle": 0}, "field": "ANO", "title": "Year", "type": "ordinal"}, "y": {"field": "PCT", "title": "% of schools", "type": "quantitative"}}, "height": 532, "title": "% of schools with a sharp drop (dashed) and sharp increase (solid) by location (yearly limit)", "width": 1000, "$schema": "https://vega.github.io/schema/vega-lite/v6.4.1.json"}

### Figure 4 — Vega-Lite specification as saved in the notebook (floating-point values rounded to 4 significant figures; data arrays with more than 128 entries replaced by an {"elided": "..."} marker saying what was removed)
{"config": {"view": {"continuousWidth": 300, "continuousHeight": 300, "stroke": null}, "axis": {"domainColor": "#9CA3AF", "gridColor": "#E5E7EB", "labelColor": "#374151", "labelFontSize": 12, "tickColor": "#9CA3AF", "titleColor": "#111827", "titleFontSize": 13}, "legend": {"labelFontSize": 12, "labelLimit": 400, "symbolSize": 120, "titleFontSize": 12}, "range": {"category": {"scheme": "set2"}}, "title": {"anchor": "start", "color": "#111827", "fontSize": 24, "subtitleColor": "#6B7280", "subtitleFontSize": 14}}, "data": {"name": "data-0c1ecee9a08e67bd7e4ac683fe5da479"}, "mark": {"type": "line", "point": {"filled": true, "size": 70}, "strokeWidth": 2.5}, "datasets": {"data-0c1ecee9a08e67bd7e4ac683fe5da479": {"elided": "140 records"}}, "encoding": {"color": {"field": "REGIAO", "title": "Region", "type": "nominal"}, "strokeDash": {"field": "tipo", "legend": {"symbolFillColor": "transparent", "symbolSize": 900, "symbolStrokeColor": "#374151", "symbolStrokeWidth": 2.5, "symbolType": "stroke"}, "scale": {"domain": ["increase", "drop"], "range": [[1, 0], [6, 4]]}, "title": "Type", "type": "nominal"}, "tooltip": [{"field": "ANO", "title": "Year", "type": "ordinal"}, {"field": "REGIAO", "title": "Region", "type": "nominal"}, {"field": "tipo", "title": "Type", "type": "nominal"}, {"field": "N", "title": "Schools", "type": "quantitative"}, {"field": "MARCADAS", "title": "Flagged schools", "type": "quantitative"}, {"field": "PCT", "format": ".2f", "title": "% flagged", "type": "quantitative"}], "x": {"axis": {"labelAngle": 0}, "field": "ANO", "title": "Year", "type": "ordinal"}, "y": {"field": "PCT", "title": "% of schools", "type": "quantitative"}}, "height": 532, "title": "% of schools with a sharp drop (dashed) and sharp increase (solid) by region (yearly limit)", "width": 1000, "$schema": "https://vega.github.io/schema/vega-lite/v6.4.1.json"}
